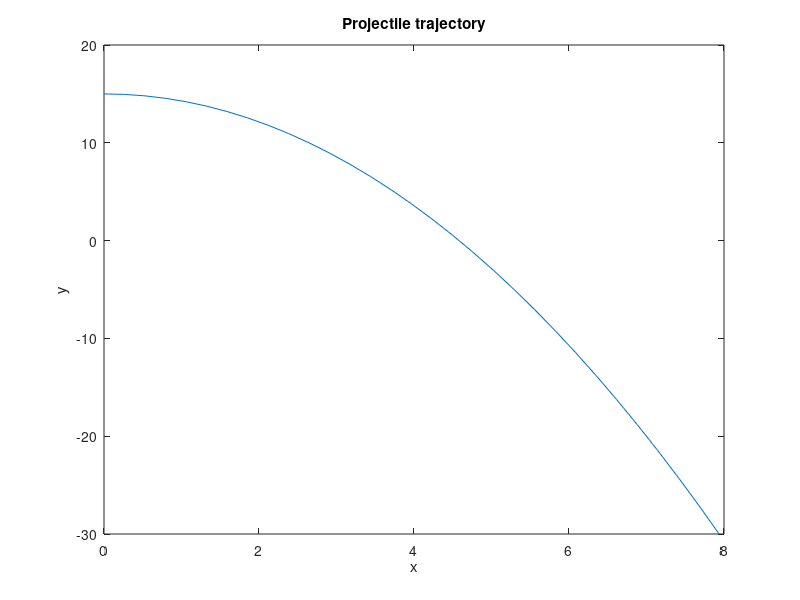

The MATLAB script that drew this image:
%initialize a row of time values from 0 to 3 incrementing by 0.1
t = 0:0.1:3;

%initialize initial conditions
r_0 = [0 5];
v_0 = [sqrt(7) 10];

%initialize acceleration (gravity)
a = [0, -10];

%calculate x and y values as rows by inserting the time values
x = v_0(1)*t + r_0(1);
y = (1/2)*a(2)*t.^2 + v_0(2) + r_0(2);

%plot x(t) versus y(t) and label the axes and graph
plot(x,y)
xlabel('x')
ylabel('y')
title('Projectile trajectory')
